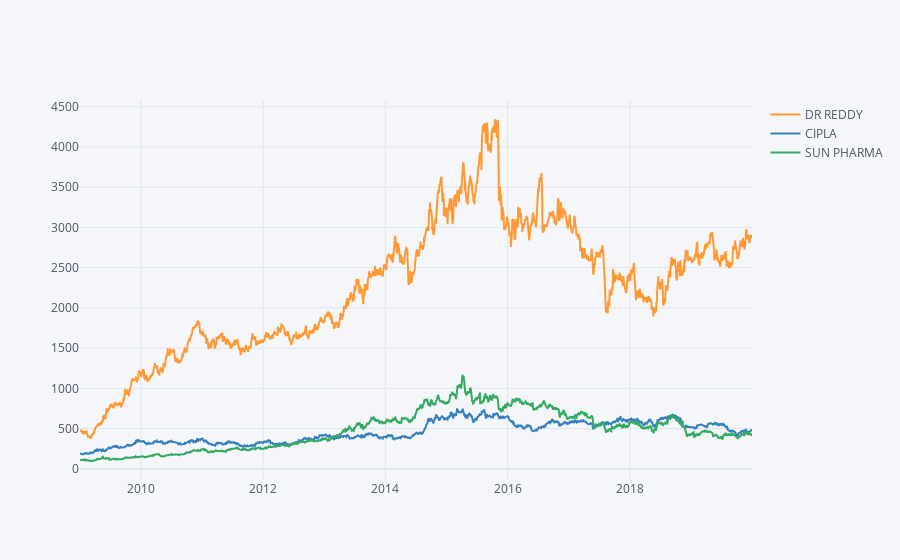

The code cell stored with this chart in its notebook:
### Code cell
#this is for plotly plots

df1.iplot(kind='line',x='Date',y='Close',categories='CompanyName',mode='lines')

### Figure 1 — Plotly figure (JSON) as saved in the notebook; plotly's stock layout.template omitted (floating-point values rounded to 4 significant figures; data arrays with more than 128 entries replaced by an {"elided": "..."} marker saying what was removed)
{"data": [{"marker": {"color": "rgba(255, 153, 51, 1.0)", "line": {"width": 1.3}, "opacity": 0.8, "size": 12, "symbol": "circle"}, "mode": "lines", "name": "DR REDDY", "textfont": {"color": "#4D5663"}, "type": "scatter", "x": {"elided": "2699 str values"}, "y": {"elided": "2699 float values"}}, {"marker": {"color": "rgba(55, 128, 191, 1.0)", "line": {"width": 1.3}, "opacity": 0.8, "size": 12, "symbol": "circle"}, "mode": "lines", "name": "CIPLA", "textfont": {"color": "#4D5663"}, "type": "scatter", "x": {"elided": "2699 str values"}, "y": {"elided": "2699 float values"}}, {"marker": {"color": "rgba(50, 171, 96, 1.0)", "line": {"width": 1.3}, "opacity": 0.8, "size": 12, "symbol": "circle"}, "mode": "lines", "name": "SUN PHARMA", "textfont": {"color": "#4D5663"}, "type": "scatter", "x": {"elided": "2699 str values"}, "y": {"elided": "2699 float values"}}], "layout": {"legend": {"bgcolor": "#F5F6F9", "font": {"color": "#4D5663"}}, "paper_bgcolor": "#F5F6F9", "plot_bgcolor": "#F5F6F9", "title": {"font": {"color": "#4D5663"}}, "xaxis": {"gridcolor": "#E1E5ED", "showgrid": true, "tickfont": {"color": "#4D5663"}, "title": {"font": {"color": "#4D5663"}, "text": ""}, "zerolinecolor": "#E1E5ED"}, "yaxis": {"gridcolor": "#E1E5ED", "showgrid": true, "tickfont": {"color": "#4D5663"}, "title": {"font": {"color": "#4D5663"}, "text": ""}, "zerolinecolor": "#E1E5ED"}}}
